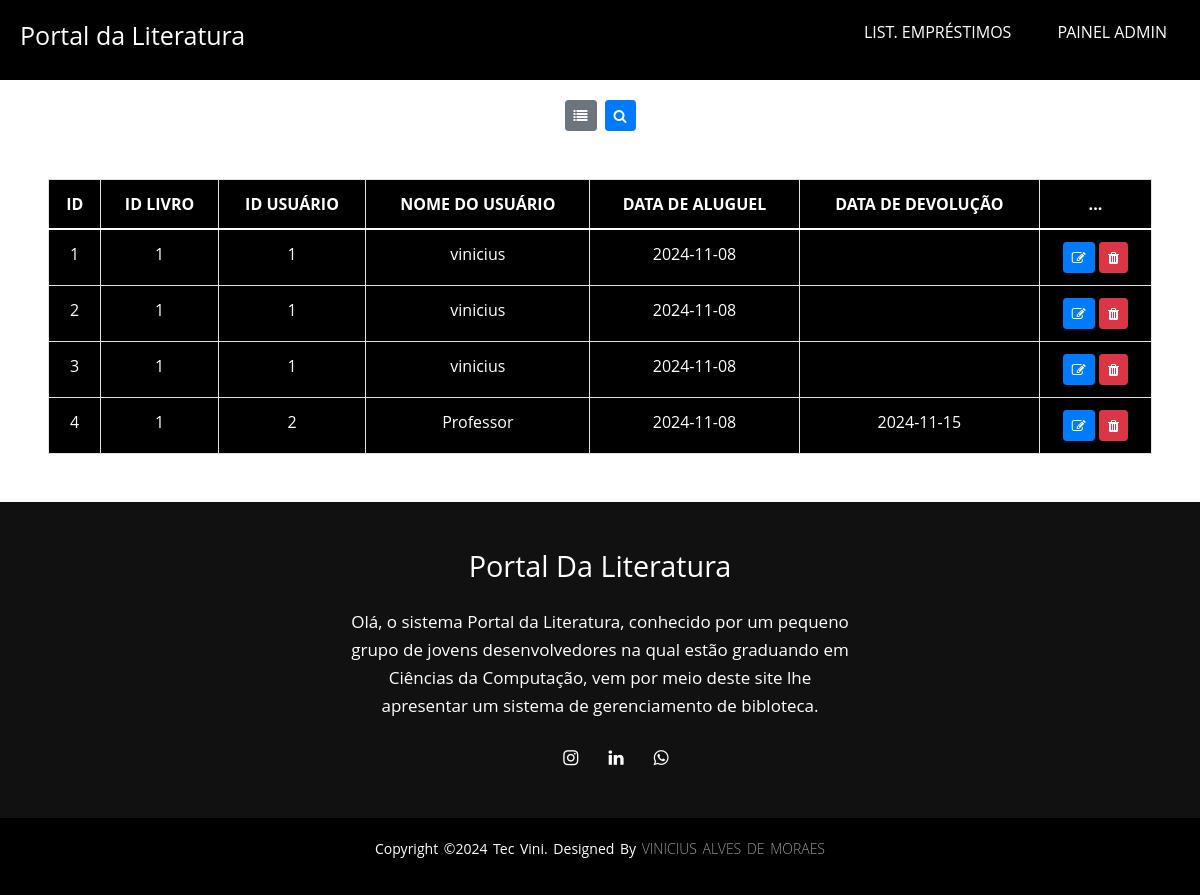
/painelAdmin/listarEmprestimo.php (signed in), run on the app's committed database.
### tables this page shows
CREATE TABLE IF NOT EXISTS `alugueis` (
  `id` int(11) NOT NULL AUTO_INCREMENT,
  `livro_id` int(11) NOT NULL,
  `usuario_id` int(11) NOT NULL,
  `data_aluguel` date NOT NULL,
  `data_devolucao` date DEFAULT NULL,
  PRIMARY KEY (`id`),
  KEY `livro_id` (`livro_id`),
  KEY `usuario_id` (`usuario_id`)
);

CREATE TABLE IF NOT EXISTS `usuarios` (
  `id` int(11) NOT NULL AUTO_INCREMENT,
  `nome` varchar(50) NOT NULL,
  `email` varchar(60) NOT NULL,
  `senha` varchar(32) NOT NULL,
  `permissao` int(11) NOT NULL,
  PRIMARY KEY (`id`)
);

### painelAdmin/listarEmprestimo.php (the view, shortened to what this page needs)
<?php
require_once '../config/config.php';
$sql_registros = "SELECT alugueis.*, usuarios.nome AS nome_usuario
FROM alugueis
JOIN usuarios ON alugueis.usuario_id = usuarios.id
ORDER BY alugueis.id ASC";
?>
<!DOCTYPE html>
<html lang="pt-br">
<head>
    <link href="https://cdn.jsdelivr.net/npm/bootstrap@5.0.2/dist/css/bootstrap.min.css" rel="stylesheet"
>
    <link rel="stylesheet" href="https://cdnjs.cloudflare.com/ajax/libs/font-awesome/4.7.0/css/font-awesome.min.css">
    <link rel="stylesheet" href="https://stackpath.bootstrapcdn.com/bootstrap/4.5.2/css/bootstrap.min.css">
    <link rel="stylesheet" href="../css/header.css">
    <link rel="stylesheet" href="../css/tabelaUser.css">
    <link rel="stylesheet" href="../css/footer.css">
</head>
<body>
    <header>
        <nav class="nav-bar">
            <label class="title">Portal da Literatura</label>
            <ul>
                <li><a href="#">List. Empréstimos</a></li>
                <li><a href="../painelAdmin.php">Painel Admin</a></li>
            </ul>
        </nav>
    </header>
    <main>
        <div class="search-container mb-4 d-flex justify-content-center">
            <button class="btn btn-sm btn-secondary me-2" id="showAllBtn" style="margin-top: 20px;">
                <i class="fa fa-list"></i>
            </button>
            <button class="btn btn-sm btn-primary" id="searchBtn" style="margin-top: 20px;">
                <i class="fa fa-search"></i>
            </button>
        </div>
        <div class="m-5">
            <div class="table-responsive">
                <table class="table table-bordered text-center">
                    <thead>
                        <tr>
                            <th scope="col">ID</th>
                            <th scope="col">ID LIVRO</th>
                            <th scope="col">ID USUÁRIO</th>
                            <th scope="col">NOME DO USUÁRIO</th>
                            <th scope="col">DATA DE ALUGUEL</th>
                            <th scope="col">DATA DE DEVOLUÇÃO</th>
                            <th scope="col">...</th>
                        </tr>
                    </thead>
                    <tbody>
                        <?php
                        $resultado = $conexao->query($sql_registros);
                        if ($resultado && $resultado->num_rows > 0) {
                            while ($user_data = $resultado->fetch_assoc()) {
                                echo "<tr>";
                                echo "<td>" . $user_data['id'] . "</td>";
                                echo "<td>" . htmlspecialchars($user_data['livro_id']) . "</td>";
                                echo "<td>" . htmlspecialchars($user_data['usuario_id']) . "</td>";
                                echo "<td>" . htmlspecialchars($user_data['nome_usuario']) . "</td>";
                                echo "<td>" . htmlspecialchars($user_data['data_aluguel']) . "</td>";
                                echo "<td>" . htmlspecialchars($user_data['data_devolucao']) . "</td>";
                                echo "<td>
                                <a class='btn btn-sm btn-primary' href='editarEmprestimos.php?id=" . $user_data['id'] . "'>
                                    <i class='fa fa-edit'></i>
                                </a>
                                <a class='btn btn-sm btn-danger' href='../config/cancelarEmprestimo.php?id=" . $user_data['id'] . "'>
                                    <i class='fa fa-trash'></i>
                                </a>
                            </td>";
                                echo "</tr>";
                            }
                        } else {
                            echo "<tr><td colspan='5'>Nenhum usuário encontrado.</td></tr>";
                        }
                        ?>
                    </tbody>
                </table>
            </div>
        </div>
    </main>
    <footer>
            <div class="footer-content">
                <h3 class="footer-title">Portal da Literatura</h3>
                <p class="footer-info">Olá, o sistema Portal da Literatura, conhecido por um pequeno grupo de jovens desenvolvedores na qual estão
                    graduando em Ciências da Computação, vem por meio deste site lhe apresentar um sistema de gerenciamento de bibloteca.</p>
                <ul class="footer-redes-sociais">
                    <li><a href="https://www.instagram.com/vinyde_moraes/"><i class="fa fa-instagram"></i></a></li>
                    <li><a href="https://www.linkedin.com/in/vinicius-alves-de-moraes-440a87199/"><i class="fa fa-linkedin"></i></a></li>
                    <li><a href="https://wa.me/5511974023353"><i class="fa fa-whatsapp"></i></a></li>
                </ul>
            </div>
            <div class="footer-bottom">
                <p class="footer-copy">Copyright &copy;2024 Tec Vini. Designed by <span class="footer-autor">Vinicius Alves de Moraes</span></p>
            </div>
        </footer>
</body>
</html>

### css/header.css (style rules this page uses)
* { margin: 0; padding: 0; box-sizing: border-box; font-family: 'Open Sans'; }
.nav-bar { background: black; height: 80px; width: 100%; display: flex; align-items: center; justify-content: space-between; padding: 0 20px; z-index: 2; }
.title { color: white; font-size: 25px; cursor: pointer; text-align: center; }
.nav-bar ul { list-style: none; display: flex; gap: 20px; }
.nav-bar ul li { line-height: 80px; }
.nav-bar ul li a { color: white; text-decoration: none; padding: 7px 13px; text-transform: uppercase; cursor: pointer; }

### css/tabelaUser.css (style rules this page uses)
* { margin: 0; padding: 0; box-sizing: border-box; font-family: 'Open-Sans'; }
body { width: 100%; background-size: cover; position: relative; }
.table { background: black; color: white; width: 100%; margin: 0 auto; }
.table-responsive { margin-bottom: 20px; }
.footer-redes-sociais { display: flex; justify-content: center; gap: 10px; }

### css/footer.css (style rules this page uses)
* { margin: 0; padding: 0; box-sizing: border-box; font-family: 'Open Sans'; }
body { display: flex; flex-direction: column; min-height: 100vh; }
main { flex: 1; }
footer { background: #111; width: 100%; color: white; display: flex; flex-direction: column; justify-content: space-between; min-height: 10vh; padding-top: 40px; }
.footer-content { display: flex; flex-direction: column; align-items: center; text-align: center; }
.footer-title { font-size: 1.8rem; font-weight: 400; text-transform: capitalize; line-height: 3rem; }
.footer-info { max-width: 500px; margin: 10px auto; line-height: 28px; font-size: 17px; color: white; }
.footer-redes-sociais { list-style: none; display: flex; align-items: center; justify-content: center; margin: 1rem 0 3rem 0; }
.footer-redes-sociais li { margin: 0 10px; }
.footer-redes-sociais a { text-decoration: none; color: white; }
.footer-redes-sociais a i { font-size: 1.1rem; transition: color .4s ease; }
.footer-bottom { background: black; padding: 20px 0; text-align: center; }
.footer-copy { font-size: 14px; word-spacing: 2px; text-transform: capitalize; color: white; }
.footer-autor { text-transform: uppercase; opacity: .6; font-weight: 200; }

### data on the page
alugueis: id "1", livro "1", usuario "1", usuario.nome "vinicius", data_aluguel "2024-11-08"
alugueis: id "2", livro "1", usuario "1", usuario.nome "vinicius", data_aluguel "2024-11-08"
alugueis: id "3", livro "1", usuario "1", usuario.nome "vinicius", data_aluguel "2024-11-08"
alugueis: id "4", livro "1", usuario "2", usuario.nome "Professor", data_aluguel "2024-11-08", data_devolucao "2024-11-15"
